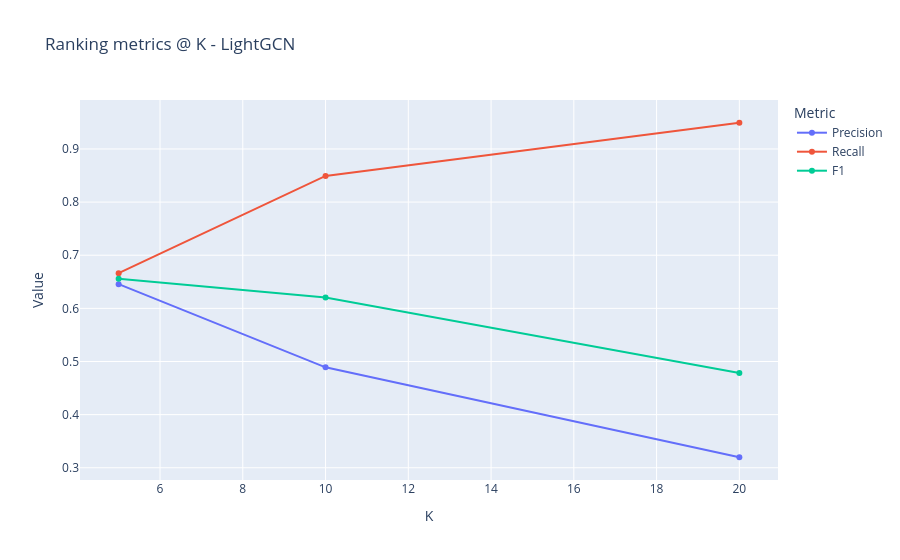

Notebook code cell kept with this figure:
### Markdown cell above
## Ranking metrics @ K

### Code cell
save_fig(ranking_curve(m, "LightGCN"), "eval_lightgcn_ranking")

### Figure 1 — Plotly figure (JSON) as saved in the notebook; plotly's stock layout.template omitted (floating-point values rounded to 4 significant figures)
{"data": [{"hovertemplate": "Metric=Precision<br>K=%{x}<br>Value=%{y}<extra></extra>", "legendgroup": "Precision", "line": {"color": "#636efa", "dash": "solid"}, "marker": {"symbol": "circle"}, "mode": "lines+markers", "name": "Precision", "orientation": "v", "showlegend": true, "type": "scatter", "x": [5, 10, 20], "xaxis": "x", "y": [0.6456, 0.489, 0.3198], "yaxis": "y"}, {"hovertemplate": "Metric=Recall<br>K=%{x}<br>Value=%{y}<extra></extra>", "legendgroup": "Recall", "line": {"color": "#EF553B", "dash": "solid"}, "marker": {"symbol": "circle"}, "mode": "lines+markers", "name": "Recall", "orientation": "v", "showlegend": true, "type": "scatter", "x": [5, 10, 20], "xaxis": "x", "y": [0.6662, 0.8492, 0.9493], "yaxis": "y"}, {"hovertemplate": "Metric=F1<br>K=%{x}<br>Value=%{y}<extra></extra>", "legendgroup": "F1", "line": {"color": "#00cc96", "dash": "solid"}, "marker": {"symbol": "circle"}, "mode": "lines+markers", "name": "F1", "orientation": "v", "showlegend": true, "type": "scatter", "x": [5, 10, 20], "xaxis": "x", "y": [0.6557, 0.6206, 0.4784], "yaxis": "y"}], "layout": {"legend": {"title": {"text": "Metric"}, "tracegroupgap": 0}, "title": {"text": "Ranking metrics @ K - LightGCN"}, "xaxis": {"anchor": "y", "domain": [0, 1], "title": {"text": "K"}}, "yaxis": {"anchor": "x", "domain": [0, 1], "title": {"text": "Value"}}}}
